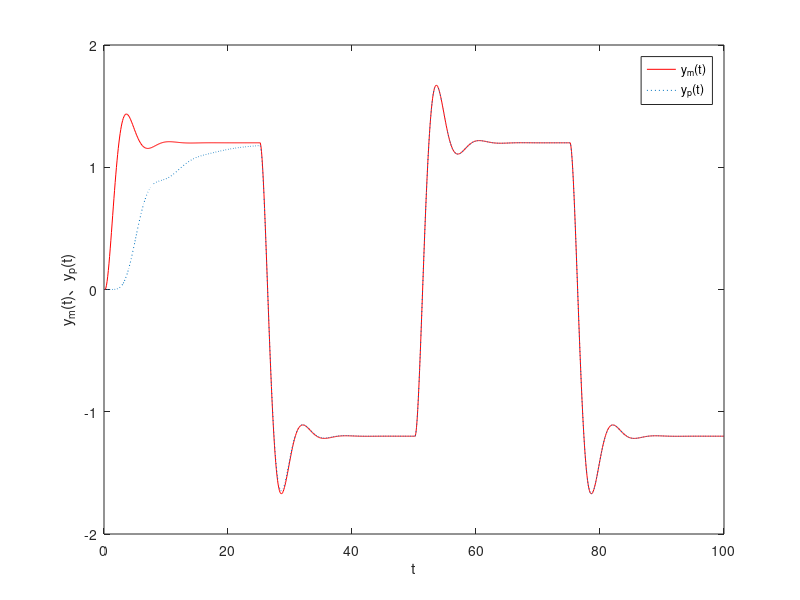

Write the MATLAB code that produced this figure.
h=0.1; L=100/h;                            %数值积分步长、仿真步数
num=[1]; den=[1 1 1]; n=length(den)-1;                  %对象参数
k=1; [Ap,Bp,Cp,Dp]=tf2ss(k*num,den);         %传递函数型转换为状态空间型
km=1; [Am,Bm,Cm,Dm]=tf2ss(km*num,den);             %参考模型参数

gamma=0.1;                                         %自适应增益
yr0=0; u0=0; e0=0; ym0=0;                             %初值
xp0=zeros(n,1); xm0=zeros(n,1);                         %状态向量初值
kc0=0;                                              %可调增益初值
r=1.2; yr=r*[ones(1,L/4) -ones(1,L/4) ones(1,L/4) -ones(1,L/4)]; %输入信号

for k=1:L
    time(k)=k*h;
    xp(:,k)=xp0+h*(Ap*xp0+Bp*u0); 
    yp(k)=Cp*xp(:,k)+Dp*u0;     %计算yp
    
    xm(:,k)=xm0+h*(Am*xm0+Bm*yr0); 
    ym(k)=Cm*xm(:,k)+Dm*yr0;   %计算ym
    
    e(k)=ym(k)-yp(k);            %e=ym-yp
    kc=kc0+h*gamma*e0*ym0;    %MIT自适应律
    u(k)=kc*yr(k);               %控制量
    
    %更新数据
    yr0=yr(k); u0=u(k); e0=e(k); ym0=ym(k);
    xp0=xp(:,k); xm0=xm(:,k);
    kc0=kc;
end
plot(time,ym,'r',time,yp,':');
xlabel('t'); ylabel('y_m(t)、y_p(t)');
%axis([0 L*h -10 10]);
legend('y_m(t)','y_p(t)');
